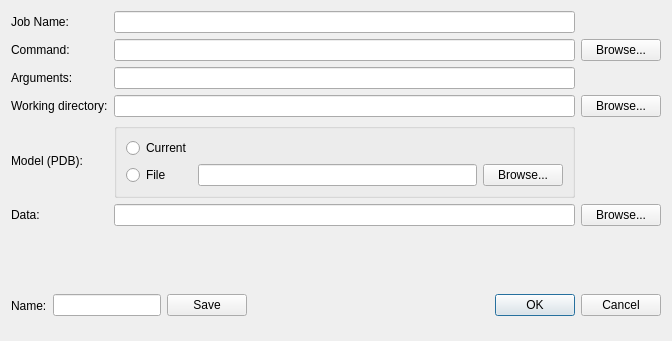
<?xml version="1.0" encoding="UTF-8"?>
<ui version="4.0">
 <class>CustomJobDialog</class>
 <widget class="QDialog" name="CustomJobDialog">
  <property name="geometry">
   <rect>
    <x>0</x>
    <y>0</y>
    <width>672</width>
    <height>341</height>
   </rect>
  </property>
  <property name="windowTitle">
   <string>Custom Job</string>
  </property>
  <layout class="QGridLayout" name="gridLayout">
   <item row="0" column="0">
    <widget class="QLabel" name="label_4">
     <property name="text">
      <string>Job Name:</string>
     </property>
    </widget>
   </item>
   <item row="0" column="1">
    <widget class="QLineEdit" name="jobNameLineEdit"/>
   </item>
   <item row="1" column="0">
    <widget class="QLabel" name="label_5">
     <property name="text">
      <string>Command:</string>
     </property>
    </widget>
   </item>
   <item row="1" column="1">
    <widget class="QLineEdit" name="commandLineEdit"/>
   </item>
   <item row="1" column="2">
    <widget class="QPushButton" name="commandPushButton">
     <property name="text">
      <string>Browse...</string>
     </property>
    </widget>
   </item>
   <item row="2" column="0">
    <widget class="QLabel" name="label_6">
     <property name="text">
      <string>Arguments:</string>
     </property>
    </widget>
   </item>
   <item row="2" column="1">
    <widget class="QLineEdit" name="argumentsLineEdit"/>
   </item>
   <item row="3" column="0">
    <widget class="QLabel" name="label">
     <property name="text">
      <string>Working directory:</string>
     </property>
    </widget>
   </item>
   <item row="3" column="1">
    <widget class="QLineEdit" name="workingDirLineEdit"/>
   </item>
   <item row="3" column="2">
    <widget class="QPushButton" name="workingDirPushButton">
     <property name="text">
      <string>Browse...</string>
     </property>
    </widget>
   </item>
   <item row="4" column="0">
    <widget class="QLabel" name="label_2">
     <property name="text">
      <string>Model (PDB):</string>
     </property>
     <property name="alignment">
      <set>Qt::AlignLeading|Qt::AlignLeft|Qt::AlignVCenter</set>
     </property>
    </widget>
   </item>
   <item row="4" column="1">
    <widget class="QGroupBox" name="groupBox">
     <property name="title">
      <string/>
     </property>
     <property name="flat">
      <bool>false</bool>
     </property>
     <layout class="QGridLayout" name="gridLayout_2">
      <item row="0" column="0">
       <widget class="QRadioButton" name="currentModelRadioButton">
        <property name="text">
         <string>Current</string>
        </property>
       </widget>
      </item>
      <item row="1" column="0">
       <widget class="QRadioButton" name="fileModelRadioButton">
        <property name="text">
         <string>File</string>
        </property>
       </widget>
      </item>
      <item row="1" column="1">
       <widget class="QLineEdit" name="modelLineEdit"/>
      </item>
      <item row="1" column="2">
       <widget class="QPushButton" name="modelPushButton">
        <property name="text">
         <string>Browse...</string>
        </property>
       </widget>
      </item>
     </layout>
    </widget>
   </item>
   <item row="5" column="0">
    <widget class="QLabel" name="label_3">
     <property name="text">
      <string>Data:</string>
     </property>
    </widget>
   </item>
   <item row="5" column="1">
    <widget class="QLineEdit" name="dataLineEdit"/>
   </item>
   <item row="5" column="2">
    <widget class="QPushButton" name="dataPushButton">
     <property name="text">
      <string>Browse...</string>
     </property>
    </widget>
   </item>
   <item row="6" column="0">
    <spacer name="verticalSpacer">
     <property name="orientation">
      <enum>Qt::Vertical</enum>
     </property>
     <property name="sizeHint" stdset="0">
      <size>
       <width>20</width>
       <height>40</height>
      </size>
     </property>
    </spacer>
   </item>
   <item row="7" column="0" colspan="3">
    <layout class="QHBoxLayout" name="horizontalLayout_3" stretch="0,1">
     <item>
      <widget class="QStackedWidget" name="stackedWidget">
       <property name="currentIndex">
        <number>1</number>
       </property>
       <widget class="QWidget" name="buttonPage">
        <layout class="QHBoxLayout" name="horizontalLayout">
         <property name="spacing">
          <number>0</number>
         </property>
         <property name="margin">
          <number>0</number>
         </property>
         <item>
          <widget class="QPushButton" name="saveToMenuButton">
           <property name="text">
            <string>Save to Jobs menu</string>
           </property>
           <property name="autoDefault">
            <bool>false</bool>
           </property>
          </widget>
         </item>
         <item>
          <spacer name="horizontalSpacer">
           <property name="orientation">
            <enum>Qt::Horizontal</enum>
           </property>
           <property name="sizeHint" stdset="0">
            <size>
             <width>2</width>
             <height>1</height>
            </size>
           </property>
          </spacer>
         </item>
        </layout>
       </widget>
       <widget class="QWidget" name="controlsPage">
        <layout class="QHBoxLayout" name="horizontalLayout_2" stretch="0,0,0">
         <property name="margin">
          <number>0</number>
         </property>
         <item>
          <widget class="QLabel" name="label_7">
           <property name="text">
            <string>Name:</string>
           </property>
          </widget>
         </item>
         <item>
          <widget class="QLineEdit" name="menuItemName"/>
         </item>
         <item>
          <widget class="QPushButton" name="saveButton">
           <property name="text">
            <string>Save</string>
           </property>
           <property name="autoDefault">
            <bool>false</bool>
           </property>
          </widget>
         </item>
        </layout>
       </widget>
      </widget>
     </item>
     <item>
      <widget class="QDialogButtonBox" name="buttonBox">
       <property name="orientation">
        <enum>Qt::Horizontal</enum>
       </property>
       <property name="standardButtons">
        <set>QDialogButtonBox::Cancel|QDialogButtonBox::Ok</set>
       </property>
      </widget>
     </item>
    </layout>
   </item>
  </layout>
 </widget>
 <tabstops>
  <tabstop>buttonBox</tabstop>
  <tabstop>jobNameLineEdit</tabstop>
  <tabstop>commandLineEdit</tabstop>
  <tabstop>commandPushButton</tabstop>
  <tabstop>argumentsLineEdit</tabstop>
  <tabstop>workingDirLineEdit</tabstop>
  <tabstop>workingDirPushButton</tabstop>
  <tabstop>currentModelRadioButton</tabstop>
  <tabstop>fileModelRadioButton</tabstop>
  <tabstop>modelLineEdit</tabstop>
  <tabstop>modelPushButton</tabstop>
  <tabstop>dataLineEdit</tabstop>
 </tabstops>
 <resources/>
 <connections>
  <connection>
   <sender>buttonBox</sender>
   <signal>accepted()</signal>
   <receiver>CustomJobDialog</receiver>
   <slot>accept()</slot>
   <hints>
    <hint type="sourcelabel">
     <x>248</x>
     <y>254</y>
    </hint>
    <hint type="destinationlabel">
     <x>157</x>
     <y>274</y>
    </hint>
   </hints>
  </connection>
  <connection>
   <sender>buttonBox</sender>
   <signal>rejected()</signal>
   <receiver>CustomJobDialog</receiver>
   <slot>reject()</slot>
   <hints>
    <hint type="sourcelabel">
     <x>316</x>
     <y>260</y>
    </hint>
    <hint type="destinationlabel">
     <x>286</x>
     <y>274</y>
    </hint>
   </hints>
  </connection>
 </connections>
</ui>
